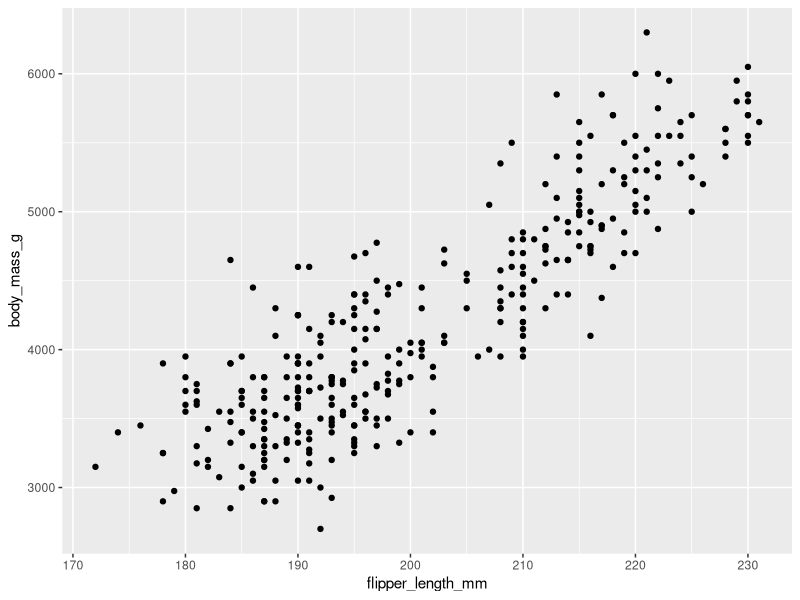
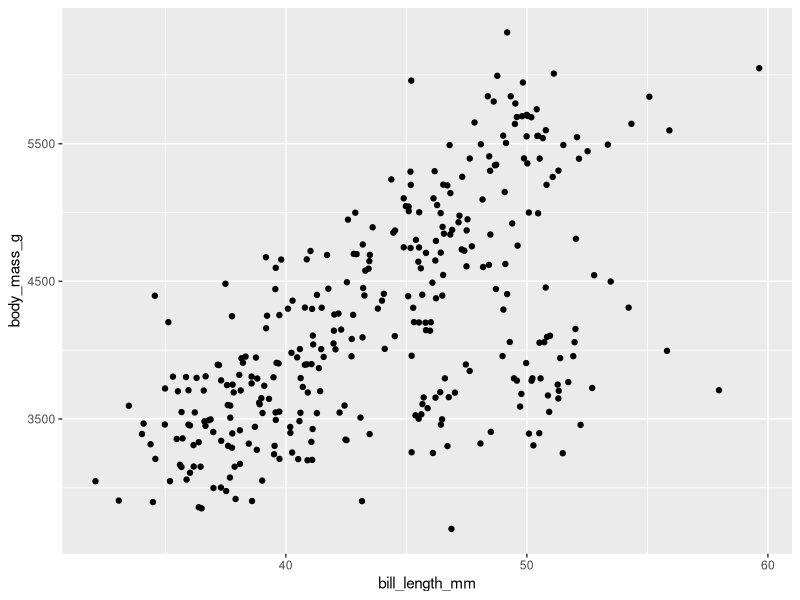
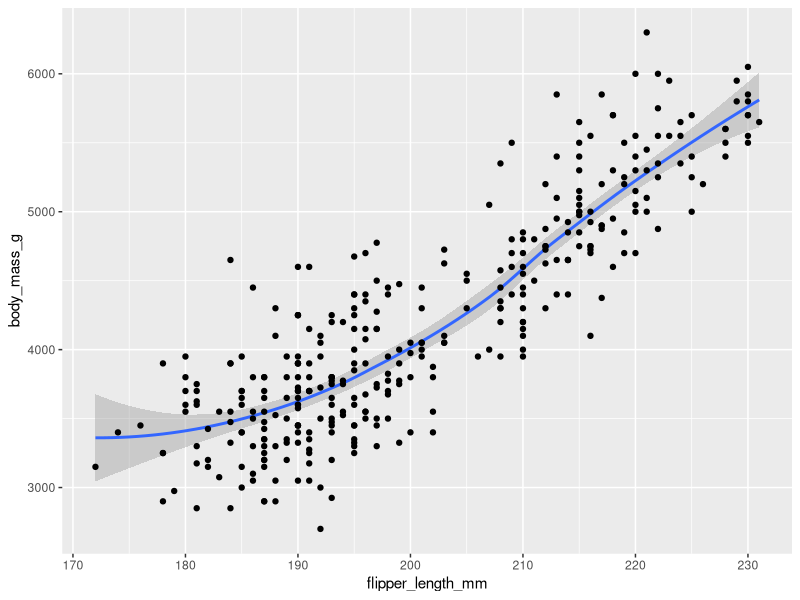
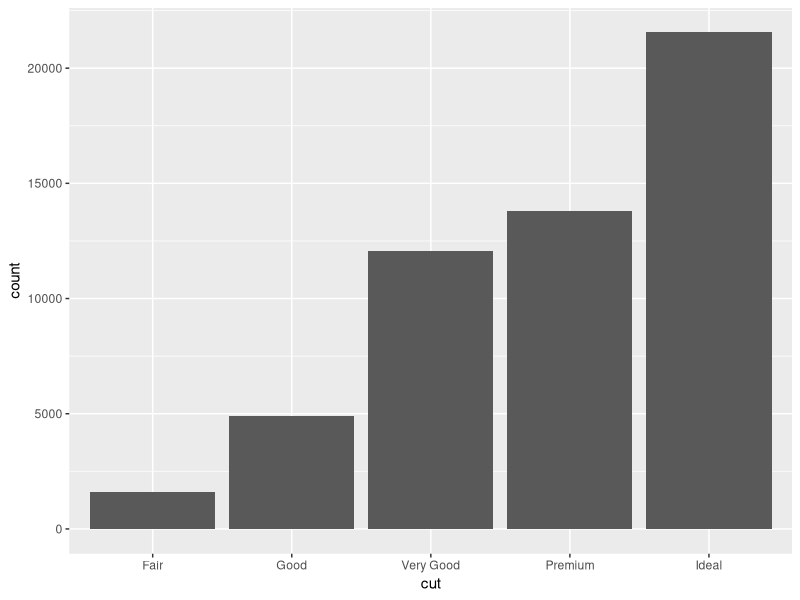
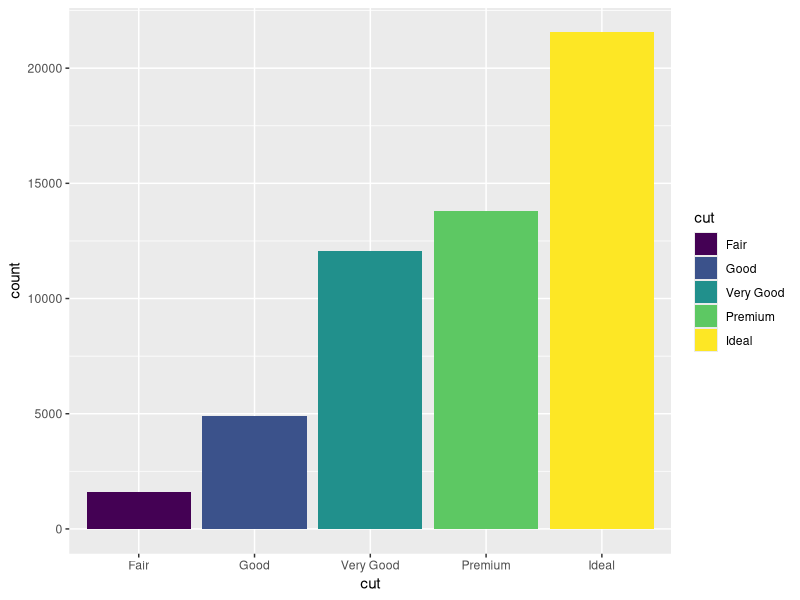
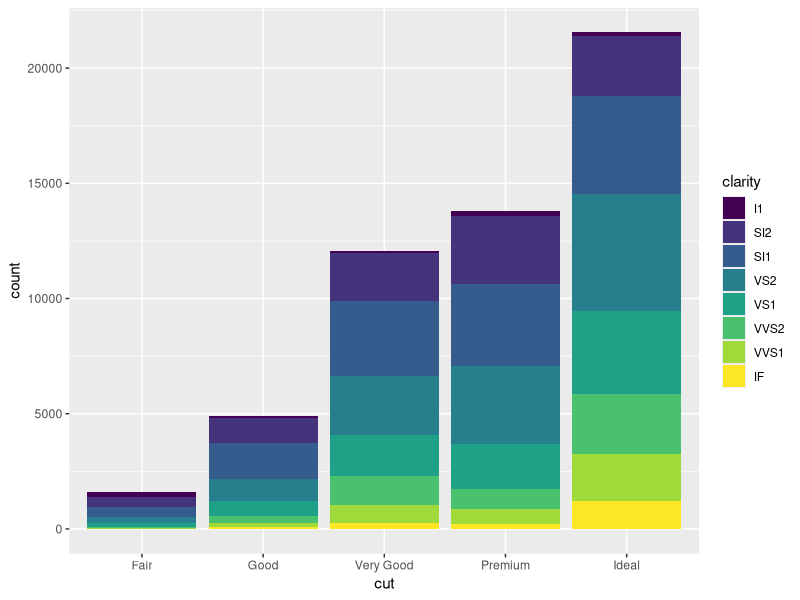
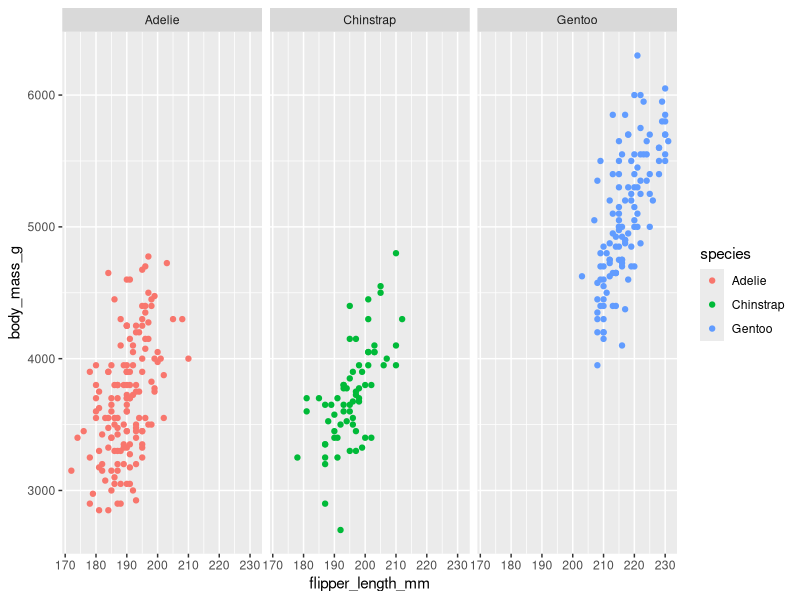
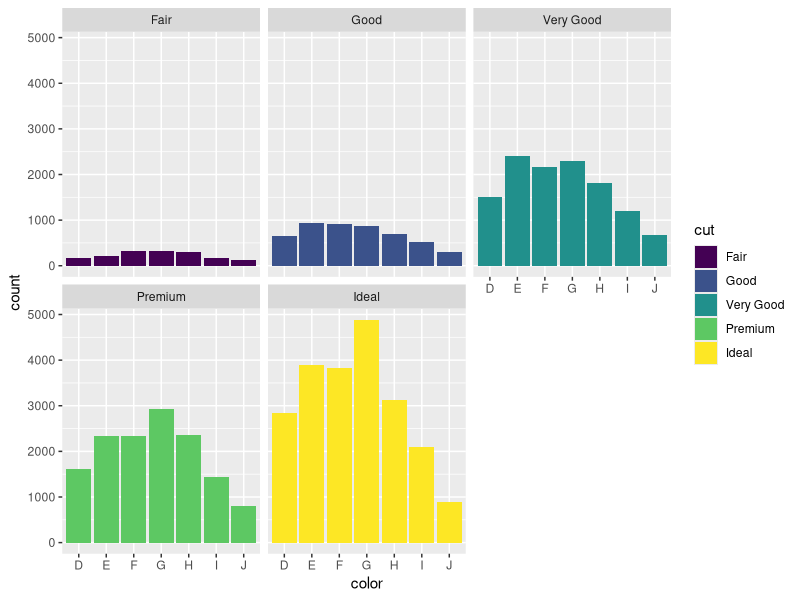

The R script that drew these images, in order:
install.packages("ggplot2")
install.packages("palmerpenguins")
library(ggplot2)
library(palmerpenguins)
data("penguins")

# plot-relationship (body mass and flipper length in the 3 penguins)
ggplot(data = penguins)+geom_point(mapping = aes(x = flipper_length_mm, y = body_mass_g))


# Enhancing visualization in R
# we add color to species
penguins_color <- ggplot(data = penguins)+geom_point(mapping = aes(x = bill_length_mm, y = body_mass_g, color = species))
# we change color to shape to species
penguins_color_1 <- ggplot(data = penguins)+geom_point(mapping = aes(x = bill_depth_mm, y = body_mass_g, shape = species))
# we move to alpha from shape to species
penguins_color_2 <- ggplot(data = penguins)+geom_point(mapping = aes(x = bill_length_mm, y = body_mass_g, shape = species, alpha = species))

# # Aesthetic attributes
penguins_attr_1 <- ggplot(data = penguins)+geom_jitter(mapping = aes(x = bill_length_mm, y = body_mass_g, ))
penguins_attr_1


# # Doing More with GGPLOT

penguins_double <- ggplot(data = penguins)+geom_smooth(mapping = aes(x=flipper_length_mm, y=body_mass_g))+geom_point(mapping = aes(x=flipper_length_mm, y=body_mass_g))
penguins_double

# BAR chart 

diamonds_barchart <- ggplot(data = diamonds)+geom_bar(mapping = aes(x = cut))
diamonds_barchart
# let's add some COLOR to our bar chart
diamonds_barchart_color <- ggplot(data = diamonds)+geom_bar(mapping = aes(x = cut, fill = cut)) # fill automatically adds color to chart
diamonds_barchart_color
# STACKED barchart

diamonds_barchart_color_stacked <- ggplot(data = diamonds)+geom_bar(mapping = aes(x = cut, fill = clarity))
diamonds_barchart_color_stacked
# you can see both variables at the same time in the one barchart

# # FACET and AESTHETICS
# facet_wrap
library(ggplot2)
library(palmerpenguins)
penguins_facet <- ggplot(data = penguins, aes(x=flipper_length_mm,y=body_mass_g))+geom_point(aes(color = species))+facet_wrap(~species)
penguins_facet
# now we try facet on diamonds dateset
diamonds_facet <- ggplot(data = diamonds)+geom_bar(mapping = aes(x = color, fill = cut))+facet_wrap(~cut)
diamonds_facet

# facet_grid function
# there are 9 separate plots, each based on a combination of 3 species of penguins
diamonds_facet_1 <- ggplot(data = penguins)+geom_point(mapping = aes(x = flipper_length_mm, y = body_mass_g, color = species))+facet_grid(sex~species)
diamonds_facet_1

# # # # # # # # # # # # # More resources: # # # # # # # # # # # # # 
#  -  https://www.coursera.org/learn/data-analysis-r/supplement/M8obB/filtering-and-plots
# Data Transformation - https://r4ds.had.co.nz/transform.html
# Visualizing data with ggplot2 - https://datacarpentry.org/dc_zurich/R-ecology/05-visualisation-ggplot2.html